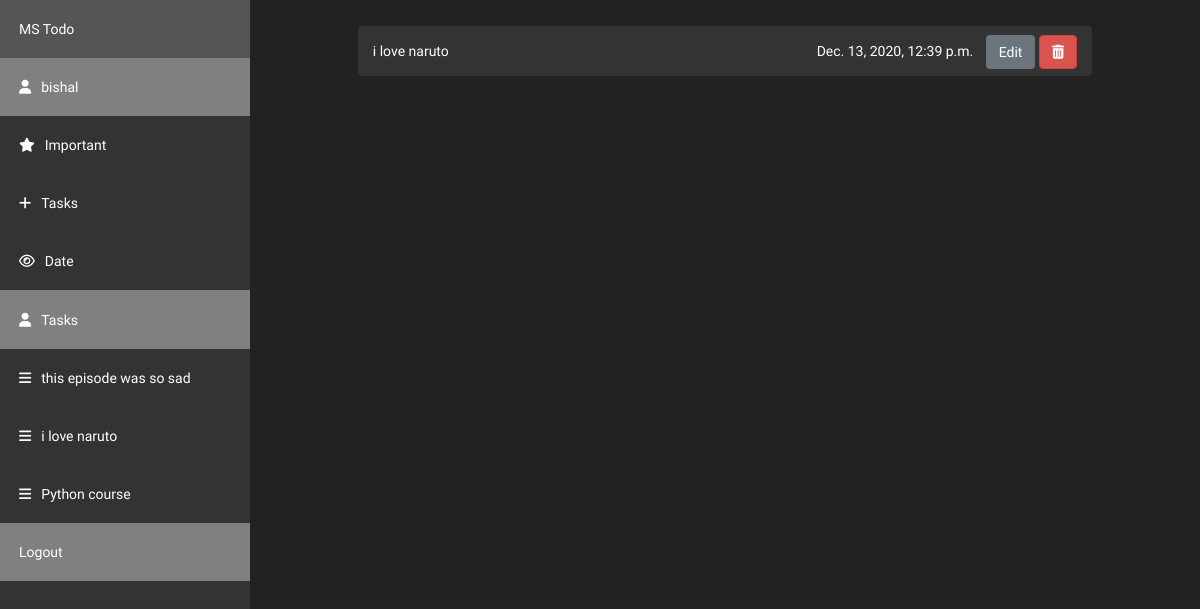
/detail/68/ (signed in), run on the app's committed database.
### core/models.py (models this page shows, shortened)
class Task(models.Model):
	title = models.CharField(max_length=100)
	completed = models.BooleanField(default=False)
	detail = models.TextField(blank=True)
	author = models.ForeignKey(User,on_delete=models.CASCADE)
	created = models.DateTimeField(auto_now_add=True)
	important = models.ManyToManyField(User,related_name="important",blank=True,default=None)

### core/views.py (the view)
# urls.py: path('detail/<int:pk>/', views.DetailView , name = "detail"),
def DetailView(request,pk):
	task = Task.objects.get(id=pk)
	side_tasks = Task.objects.filter(author=request.user).order_by("-created")[:3]
	is_important= False
	if task.important.filter(id=request.user.pk).exists():
		is_important= True
	context={"task":task,'side_tasks':side_tasks,'is_important':is_important}
	return render(request,'core/task_detail.html',context)

### core/context_processors.py (called while the page is built)
def context_data(request):
    form = PostForm()
    data = {
        'form':form,
    }
    return data

### core/templates/core/task_detail.html (shortened to what this page needs)
{% extends 'core/base.html' %}
{% load static %}
{% load crispy_forms_tags %}
{% block content %}
<div class="sidebar">
      <a href="{% url 'home' %}" class="todos">MS Todo</a>
      <a class="active" href="#home"><i class="fa fa-user" style="margin-right:10px;"></i><span class="name">{{request.user}}</span></a>
      <a href="#news"><i class="fa fa-star" style="margin-right:10px;"></i><span class="name">Important</a>
      <a href="#contact" data-toggle="modal" data-target="#exampleModal"><i class="fa fa-plus" style="margin-right:10px;"></i><span class="name">Tasks</span></a>
      <a href="#about" class="down" style=""><i class="fa fa-eye" style="margin-right:10px;"></i><span class="name">Date</span></a>
    <span class="todos">
      	<a class="active"><i class="fa fa-user" style="margin-right:10px;"></i>Tasks</a>
      	{% for task in side_tasks %}
          <a><i class="fa fa-bars" style="margin-right:10px;"></i>{{task.title}}</a>
         {% empty %}
         <a href="#about" class="down" style=""><i class="fa fa-bars" style="margin-right:10px;"></i><span class="name">No tasks added yet!</span></a>
          {% endfor %}
    </span>
       <a class="active" href="{% url 'logout' %}">Logout</a>
</div>
  <div class="content">
          <div class="alert alert-info alerts" style="background-color: #333; color: white;">
            {{task.title}}
            <div class="float-right" style="margin-top: -6px;">
                <span class="alert" style="padding:8px 8px; background-color: #333;">{{ task.created }}</span>
                <button  data-toggle="modal" data-target="#updatemodal" class="btn btn-secondary" >Edit</button>
                <button  data-toggle="modal" data-target="#deletemodal" class="btn btn-danger"><i class="fa fa-trash"></i></button>
            </div>
            </div>
  </div>
{% endblock %}

### static/css/home.css (style rules this page uses)
:root { --flamenco: "Flamenco", cursive; --monst: "Montserrat", sans-serif; }
body { margin: 0; font-family: var(--monst); background: #222; color: snow; }
a { color: white; }
.sidebar { color: white; width: 250px; background-color: #333; position: fixed; height: 100%; overflow: auto; }
.sidebar a { display: block; color: white; padding: 19px; text-decoration: none; }
.sidebar a.active { background-color: gray; color: white; }
.content { margin-left: 250px; padding: 10px 16px; }
.down { border-bottom: 1px solid gray; }
.alerts { width: 80%; margin: auto; border:none; margin-top: 16px; }

### data on the page
Task: title "this episode was so sad"
Task: title "i love naruto"
Task: title "Python course"
Task: title "i love naruto", created "Dec. 13, 2020, 12:39 p.m."

### other printed values
{{ request.user }} "bishal"
